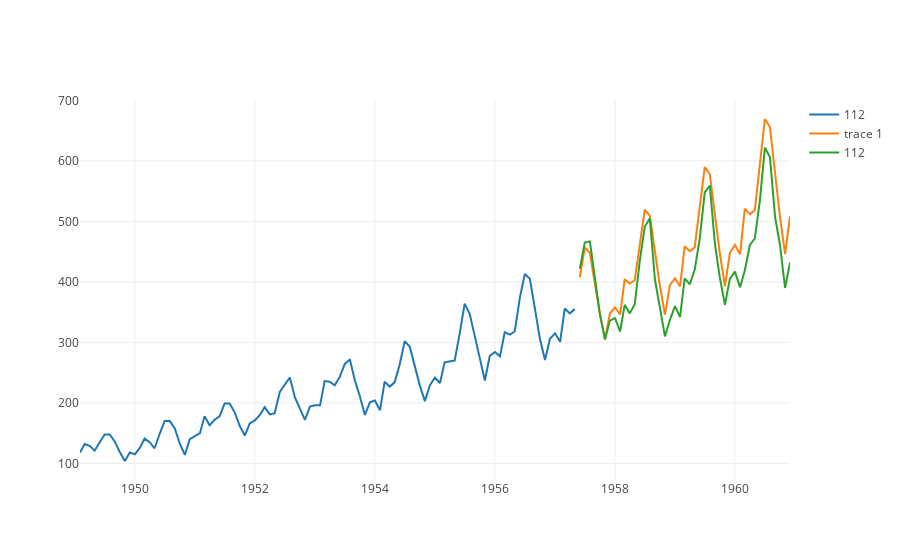

Notebook code for this chart:
### Code cell
plotting.plot_multiple_ts(ts, np.exp(preds), ts_test)
